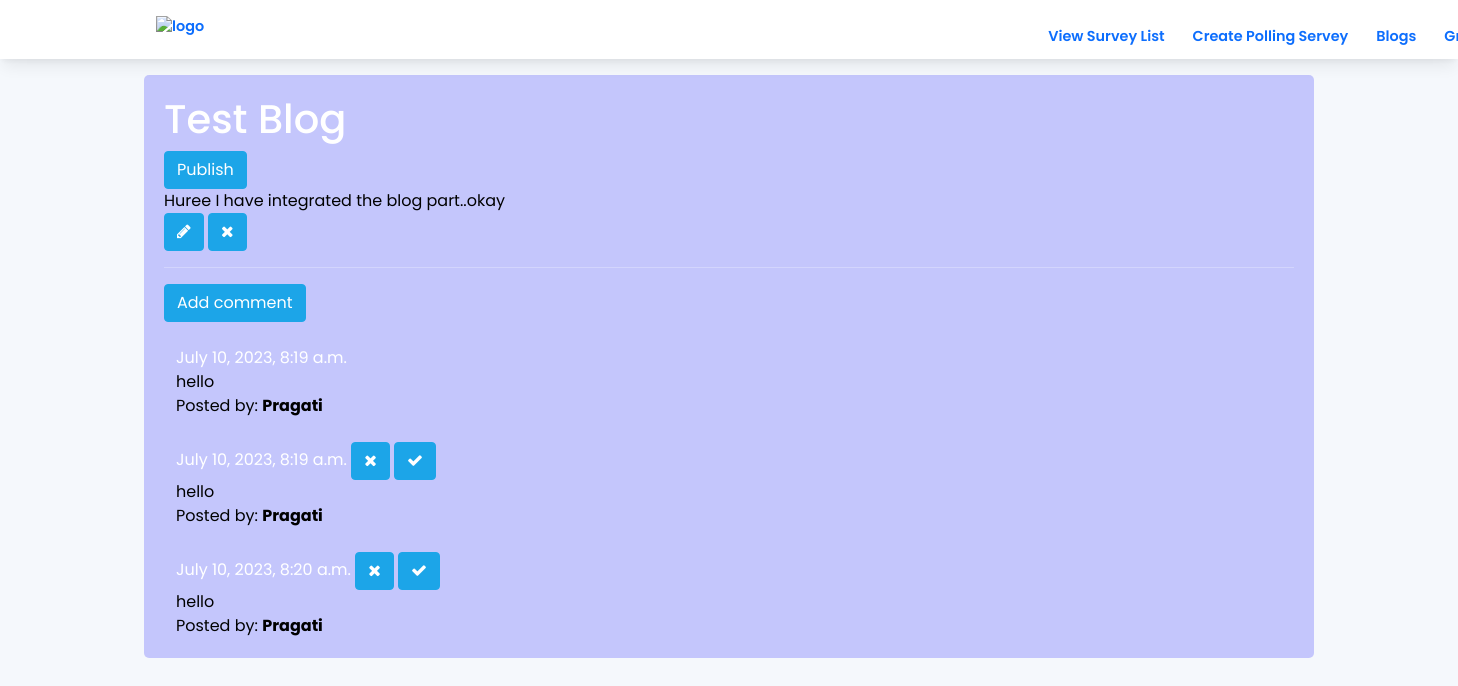
The app's page /blog/post/1 (signed in) with its own data.
### blog/models.py (models this page shows, shortened)
class Post(models.Model):
    author = models.ForeignKey('auth.User',on_delete=models.CASCADE)
    title = models.CharField(max_length=200)
    text = models.TextField()
    created_date = models.DateTimeField(default=timezone.now)
    published_date = models.DateTimeField(blank=True, null=True)

class Comment(models.Model):
    post = models.ForeignKey('blog.Post', related_name='comments',on_delete=models.CASCADE)
    author = models.CharField(max_length=200)
    text = models.TextField()
    created_date = models.DateTimeField(default=timezone.now)
    approved_comment = models.BooleanField(default=False)

### blog/views.py (the view)
# urls.py: path('post/<int:pk>', views.PostDetailView.as_view(), name='post_detail'),
class PostDetailView(DetailView):
    model = Post

### blog/templates/blog/post_detail.html
{% extends 'blog/base.html' %}
{% block header %}
<section class="h-100 gradient-form">
<div class="container custom_css">
        <h1 class='posttitle loader'>{{ post.title }}</h1>
        {% if post.published_date %}
            <div class="date postdate">
                {{ post.published_date }}
            </div>
        {% else %}
            <a class="btn btn-primary btn-large" href="{% url 'blog:post_publish' pk=post.pk %}">Publish</a>
        {% endif %}
      <p class='postcontent' >{{ post.text|safe|linebreaksbr }}</p>
      {% if user.is_authenticated %}
          <a class="btn btn-primary" href="{% url 'blog:post_edit' pk=post.pk %}"><span class="fa fa-pencil"></span></a>
          <a class="btn btn-primary" href="{% url 'blog:post_remove' pk=post.pk %}"><span class="fa fa-remove"></span></a>
      {% endif %}
  <hr>
  <a class="btn btn-primary btn-comment" href="{% url 'blog:add_comment_to_post' pk=post.pk %}">Add comment</a>
  <div class="container">
  {% for comment in post.comments.all %}
  <br>
      {% if user.is_authenticated or comment.approved_comment %}
              {{ comment.created_date }}
              {% if not comment.approved_comment %}
                  <a class="btn btn-primary" href="{% url 'blog:comment_remove' pk=comment.pk %}"><span class="fa fa-remove"></span></a>
                  <a class="btn btn-primary" href="{% url 'blog:comment_approve' pk=comment.pk %}"><span class="fa fa-check"></span></a>
              {% endif %}
          <p>{{ comment.text|safe|linebreaks }}</p>
          <p>Posted by: <strong>{{ comment.author }}</strong></p>
      {% endif %}
  {% empty %}
      <p>No comments posted.</p>
  {% endfor %}
</div>
</div>
</section>
{% endblock %}

### static/css/style.css (style rules this page uses)
* { margin: 0px; padding: 0px; list-style: none; }
a { text-decoration: none; outline: none; color: #444; }
html, body { height: 100%; font-family: "Poppins"; }
p { margin-bottom: 0px; width: 100%; }
.h-100 { height: 100%; }
::placeholder { color: #747f8a !important; font-size: 13px; opacity: 0.5 !important; }
h1, h2, h3, h5, h6 { color: #fff; }
h4, p { color: #000!important; }
body { background-color: #f5f8fc !important; -webkit-font-smoothing: antialiased; -moz-osx-font-smoothing: grayscale; text-rendering: optimizeLegibility; color: #6A6A6A; overflow-x: hidden; }
.btn-primary { background-color: #1ca5e8; border-color: #1ca5e8; }
.container { max-width: 1170px; }

### static/css/login.css (style rules this page uses)
@media (min-width: 768px) { .gradient-form { height: 100vh !important; } }
body { background-image: url('https://cdn.pixabay.com/photo/2016/11/30/12/09/question-mark-1872634_960_720.jpg'); background-repeat: no-repeat; background-position: center; background-size: cover; background-attachment: fixed; height: 100vh; justify-content: center; align-items: center;; }
.custom_css { border-radius: 5px; padding: 20px; background: rgba(0,0,255,0.2); color: white; }

### records on screen
Post: title "Test Blog", text "Huree I have integrated the blog part..okay"
Comment: created_date "July 10, 2023, 8:19 a.m.", text "hello", author "Pragati"
Comment: created_date "July 10, 2023, 8:19 a.m.", approved_comment False (drawn), text "hello", author "Pragati"
Comment: created_date "July 10, 2023, 8:20 a.m.", approved_comment False (drawn), text "hello", author "Pragati"
